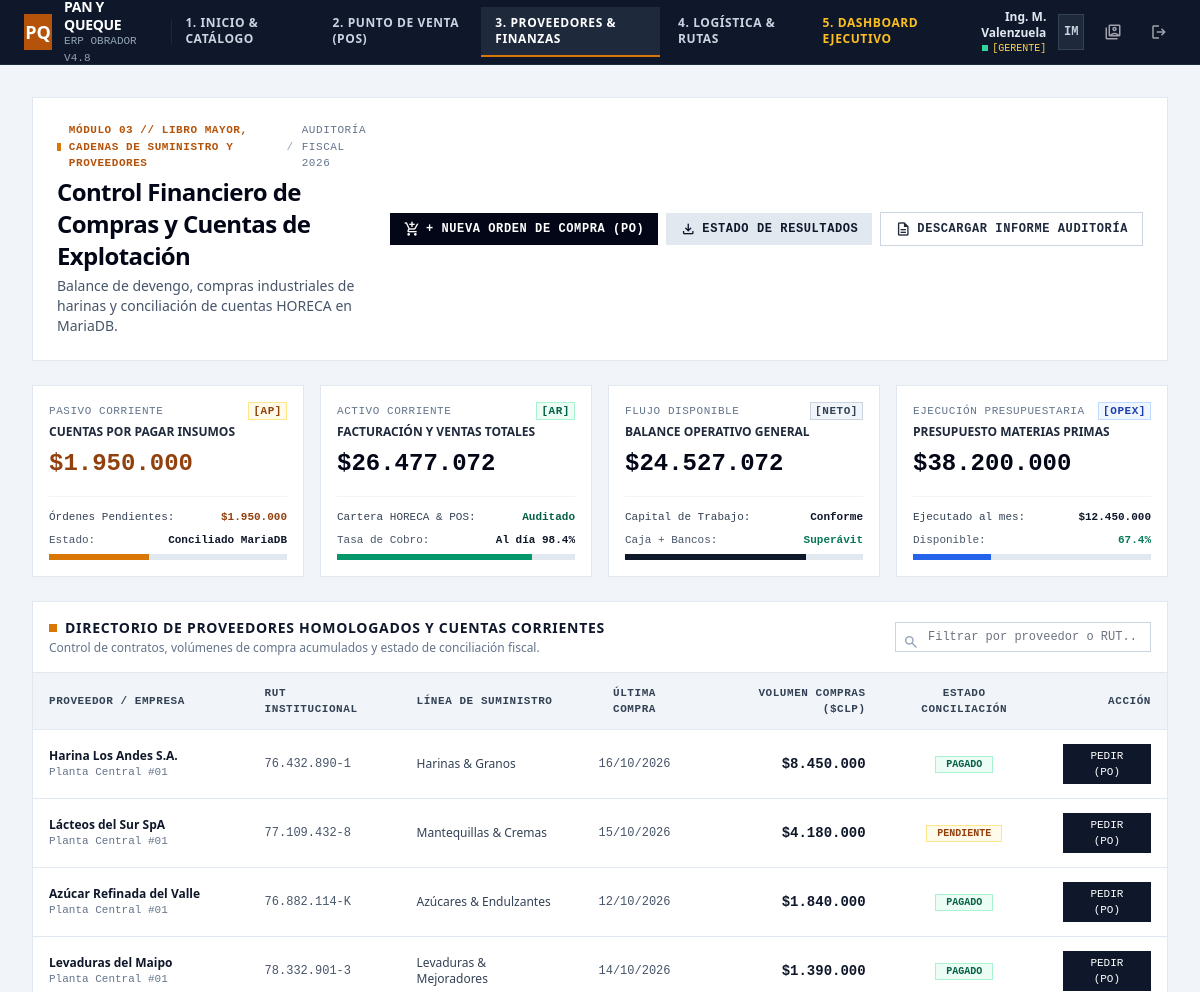
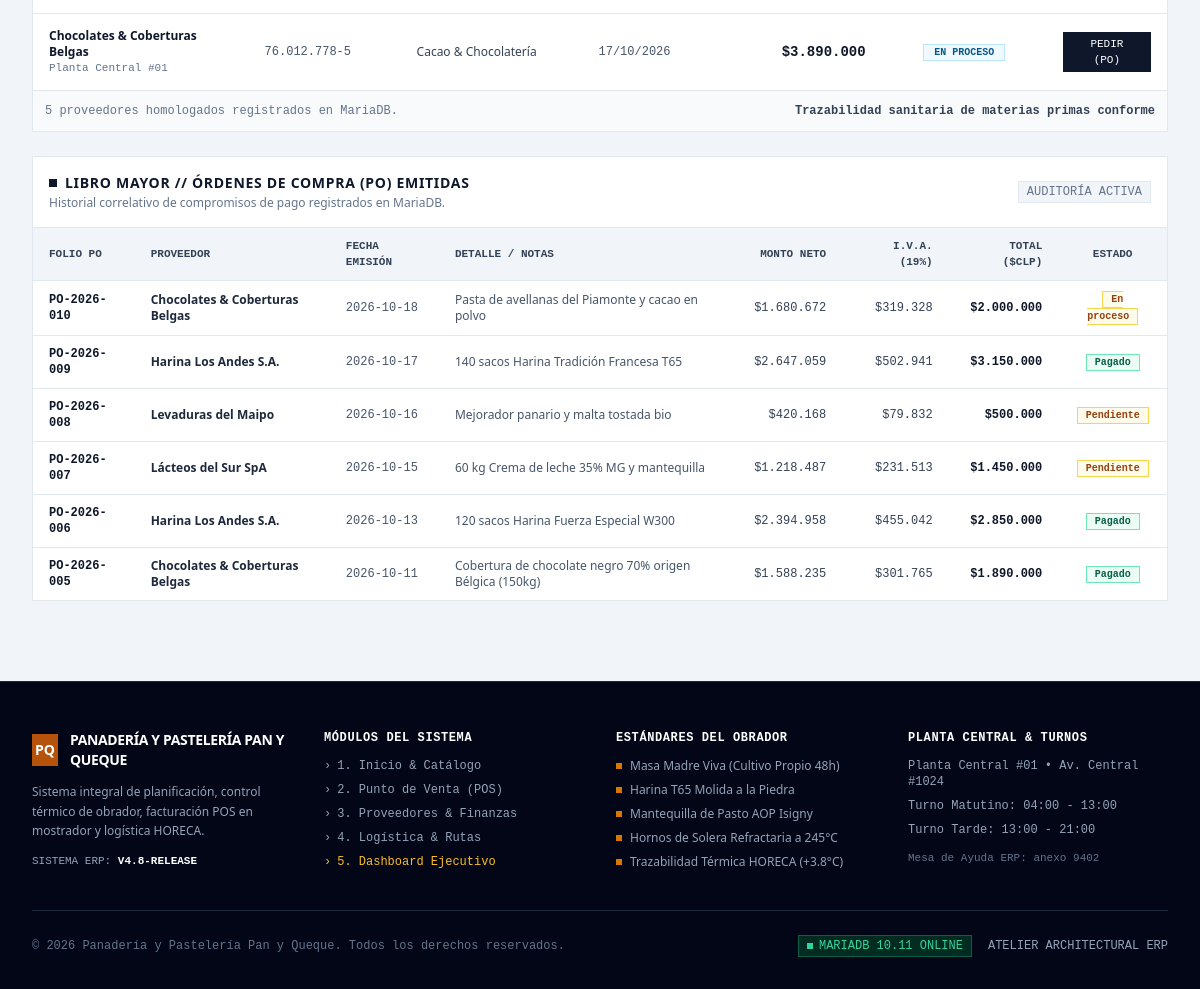
Page /suppliers.php (signed in) on the committed database (2 pictures, top to bottom).
### tables this page shows
CREATE TABLE `suppliers` (
  `id` int(11) NOT NULL AUTO_INCREMENT,
  `name` varchar(150) NOT NULL,
  `rut` varchar(20) NOT NULL,
  `contact_name` varchar(100) DEFAULT NULL,
  `phone` varchar(50) DEFAULT NULL,
  `email` varchar(100) DEFAULT NULL,
  `category` varchar(50) DEFAULT NULL,
  `purchase_amount` int(11) NOT NULL DEFAULT 0,
  `status` varchar(30) DEFAULT 'Al día',
  `last_purchase_date` date DEFAULT NULL,
  `created_at` timestamp NULL DEFAULT current_timestamp(),
  PRIMARY KEY (`id`),
  UNIQUE KEY `rut` (`rut`)
);

CREATE TABLE `purchase_orders` (
  `id` int(11) NOT NULL AUTO_INCREMENT,
  `supplier_id` int(11) NOT NULL,
  `folio` varchar(30) NOT NULL,
  `issue_date` date DEFAULT curdate(),
  `net_amount` int(11) NOT NULL DEFAULT 0,
  `tax` int(11) NOT NULL DEFAULT 0,
  `total_amount` int(11) NOT NULL DEFAULT 0,
  `status` varchar(30) DEFAULT 'Pendiente',
  `notes` text DEFAULT NULL,
  `created_at` timestamp NULL DEFAULT current_timestamp(),
  PRIMARY KEY (`id`),
  UNIQUE KEY `folio` (`folio`),
  KEY `fk_po_supplier` (`supplier_id`),
  CONSTRAINT `fk_po_supplier` FOREIGN KEY (`supplier_id`) REFERENCES `suppliers` (`id`)
);

### public/suppliers.php (the view, shortened to what the rows shown need)
<?php
require_once __DIR__ . '/../includes/config.php';
require_once __DIR__ . '/../includes/db.php';
require_once __DIR__ . '/../includes/SupplierService.php';
require_once __DIR__ . '/../includes/header.php';
$suppliers = SupplierService::getAllSuppliers();
$recentOrders = SupplierService::getRecentPurchaseOrders(6);
?>
<div class="p-4 sm:p-6 lg:p-8 max-w-[1536px] mx-auto space-y-6">
    <section class="bg-white border border-slate-200 p-5 sm:p-6 rounded-none flex flex-col lg:flex-row lg:items-center justify-between gap-4">
        <div>
            <h1 class="text-xl sm:text-2xl font-bold tracking-tight text-slate-950">
                Control Financiero de Compras y Cuentas de Explotación
            </h1>
        </div>
    </section>
    <div class="bg-white border border-slate-200 rounded-none shadow-none">
        <div class="p-4 border-b border-slate-200 flex flex-col sm:flex-row sm:items-center justify-between gap-3">
            <div>
                <h2 class="text-sm font-bold uppercase tracking-wider text-slate-900 flex items-center space-x-2">
                    <span class="w-2 h-2 bg-amber-600 rounded-none inline-block"></span>
                    <span>Directorio de Proveedores Homologados y Cuentas Corrientes</span>
                </h2>
            </div>
        </div>
        <div class="overflow-x-auto">
            <table class="w-full text-left text-xs border-collapse">
                <thead>
                    <tr class="bg-slate-100 border-b border-slate-200 text-slate-700 font-mono font-semibold uppercase tracking-wider text-[11px]">
                        <th class="py-3 px-4">Proveedor / Empresa</th>
                        <th class="py-3 px-4">RUT Institucional</th>
                        <th class="py-3 px-4">Línea de Suministro</th>
                        <th class="py-3 px-4 text-center">Última Compra</th>
                        <th class="py-3 px-4 text-right">Volumen Compras ($CLP)</th>
                        <th class="py-3 px-4 text-center">Estado Conciliación</th>
                        <th class="py-3 px-4 text-right">Acción</th>
                    </tr>
                </thead>
                <tbody class="divide-y divide-slate-200 text-slate-800">
                    <?php foreach ($suppliers as $s): ?>
                    <tr class="hover:bg-slate-50 supplier-row transition-none">
                        <td class="py-3.5 px-4 font-bold text-slate-900">
                            <?php echo htmlspecialchars($s['nombre']); ?>
                            <span class="block text-[11px] font-mono text-slate-500 font-normal">Planta Central #01</span>
                        </td>
                        <td class="py-3.5 px-4 font-mono text-slate-600">
                            <?php echo $s['rut']; ?>
                        </td>
                        <td class="py-3.5 px-4 text-slate-700">
                            <?php echo htmlspecialchars($s['rubro']); ?>
                        </td>
                        <td class="py-3.5 px-4 text-center font-mono text-slate-600">
                            <?php echo $s['ultima_compra']; ?>
                        </td>
                        <td class="py-3.5 px-4 text-right font-mono font-bold text-slate-900 text-sm tabular-nums">
                            <?php echo formatCurrency($s['monto']); ?>
                        </td>
                        <td class="py-3.5 px-4 text-center">
                            <span class="px-2.5 py-0.5 text-[10px] font-mono font-bold uppercase rounded-none border <?php echo $s['badge']; ?>">
                                <?php echo $s['estado']; ?>
                            </span>
                        </td>
                        <td class="py-3.5 px-4 text-right">
                            <button type="button" onclick="openOrderForSupplierId(<?php echo $s['id']; ?>, '<?php echo addslashes($s['nombre']); ?>')" class="bg-slate-900 hover:bg-slate-800 text-white px-3 py-1 text-[11px] font-mono font-medium uppercase rounded-none transition-none">
                                Pedir (PO)
                            </button>
                        </td>
                    </tr>
                    <?php endforeach; ?>
                </tbody>
            </table>
        </div>
    </div>
    <div class="bg-white border border-slate-200 rounded-none shadow-none">
        <div class="overflow-x-auto">
            <table class="w-full text-left text-xs border-collapse font-mono">
                <thead>
                    <tr class="bg-slate-100 border-b border-slate-200 text-slate-700 font-semibold uppercase text-[11px]">
                        <th class="py-2.5 px-4">Folio PO</th>
                        <th class="py-2.5 px-4">Proveedor</th>
                        <th class="py-2.5 px-4">Fecha Emisión</th>
                        <th class="py-2.5 px-4">Detalle / Notas</th>
                        <th class="py-2.5 px-4 text-right">Monto Neto</th>
                        <th class="py-2.5 px-4 text-right">I.V.A. (19%)</th>
                        <th class="py-2.5 px-4 text-right">Total ($CLP)</th>
                        <th class="py-2.5 px-4 text-center">Estado</th>
                    </tr>
                </thead>
                <tbody class="divide-y divide-slate-200">
                    <?php if (empty($recentOrders)): ?>
                    <tr>
                        <td colspan="8" class="py-4 text-center text-slate-400 italic">No hay órdenes de compra registradas.</td>
                    </tr>
                    <?php else: foreach ($recentOrders as $po): ?>
                    <tr class="hover:bg-slate-50">
                        <td class="py-2.5 px-4 font-bold text-slate-900"><?php echo htmlspecialchars($po['folio']); ?></td>
                        <td class="py-2.5 px-4 font-sans font-semibold text-slate-800"><?php echo htmlspecialchars($po['supplier_name']); ?></td>
                        <td class="py-2.5 px-4 text-slate-600"><?php echo htmlspecialchars($po['issue_date']); ?></td>
                        <td class="py-2.5 px-4 font-sans text-slate-600"><?php echo htmlspecialchars($po['notes'] ?? 'Sin observaciones'); ?></td>
                        <td class="py-2.5 px-4 text-right text-slate-700 tabular-nums"><?php echo formatCurrency((int)$po['net_amount']); ?></td>
                        <td class="py-2.5 px-4 text-right text-slate-700 tabular-nums"><?php echo formatCurrency((int)$po['tax']); ?></td>
                        <td class="py-2.5 px-4 text-right font-bold text-slate-900 tabular-nums"><?php echo formatCurrency((int)$po['total_amount']); ?></td>
                        <td class="py-2.5 px-4 text-center">
                            <span class="px-2 py-0.5 text-[10px] font-bold border <?php echo ($po['status'] === 'Pagado') ? 'bg-emerald-50 text-emerald-800 border-emerald-300' : 'bg-amber-50 text-amber-800 border-amber-300'; ?>">
                                <?php echo htmlspecialchars($po['status']); ?>
                            </span>
                        </td>
                    </tr>
                    <?php endforeach; endif; ?>
                </tbody>
            </table>
        </div>
    </div>
</div>
<?php require_once __DIR__ . '/../includes/footer.php'; ?>

### rows in the picture
suppliers: name "Harina Los Andes S.A.", rut "76.432.890-1", category "Harinas & Granos", ultima_compra "16/10/2026", purchase_amount "$8.450.000", estado "PAGADO"
suppliers: name "Lácteos del Sur SpA", rut "77.109.432-8", category "Mantequillas & Cremas", ultima_compra "15/10/2026", purchase_amount "$4.180.000", status "PENDIENTE"
suppliers: name "Azúcar Refinada del Valle", rut "76.882.114-K", category "Azúcares & Endulzantes", ultima_compra "12/10/2026", purchase_amount "$1.840.000", estado "PAGADO"
suppliers: name "Levaduras del Maipo", rut "78.332.901-3", category "Levaduras & Mejoradores", ultima_compra "14/10/2026", purchase_amount "$1.390.000", estado "PAGADO"
suppliers: name "Chocolates & Coberturas Belgas", rut "76.012.778-5", category "Cacao & Chocolatería", ultima_compra "17/10/2026", purchase_amount "$3.890.000", status "EN PROCESO"
purchase_orders: folio "PO-2026-010", supplier.name "Chocolates & Coberturas Belgas", issue_date "2026-10-18", notes "Pasta de avellanas del Piamonte y cacao en polvo", net_amount "$1.680.672", tax "$319.328", total_amount "$2.000.000", status "En proceso"
purchase_orders: folio "PO-2026-009", supplier.name "Harina Los Andes S.A.", issue_date "2026-10-17", notes "140 sacos Harina Tradición Francesa T65", net_amount "$2.647.059", tax "$502.941", total_amount "$3.150.000", status "Pagado"
purchase_orders: folio "PO-2026-008", supplier.name "Levaduras del Maipo", issue_date "2026-10-16", notes "Mejorador panario y malta tostada bio", net_amount "$420.168", tax "$79.832", total_amount "$500.000", status "Pendiente"
purchase_orders: folio "PO-2026-007", supplier.name "Lácteos del Sur SpA", issue_date "2026-10-15", notes "60 kg Crema de leche 35% MG y mantequilla", net_amount "$1.218.487", tax "$231.513", total_amount "$1.450.000", status "Pendiente"
purchase_orders: folio "PO-2026-006", supplier.name "Harina Los Andes S.A.", issue_date "2026-10-13", notes "120 sacos Harina Fuerza Especial W300", net_amount "$2.394.958", tax "$455.042", total_amount "$2.850.000", status "Pagado"
purchase_orders: folio "PO-2026-005", supplier.name "Chocolates & Coberturas Belgas", issue_date "2026-10-11", notes "Cobertura de chocolate negro 70% origen Bélgica (150kg)", net_amount "$1.588.235", tax "$301.765", total_amount "$1.890.000", status "Pagado"

### other values in the picture
$currentUser['full_name'] "Ing. M. Valenzuela"
$userRole "GERENTE"
$userInitials "IM"
formatCurrency($cuentasPorPagar) "$1.950.000"
formatCurrency($cuentasPorCobrar) "$26.477.072"
formatCurrency($balanceGeneral) "$24.527.072"
count($suppliers) "5"
APP_COMPANY "PANADERÍA Y PASTELERÍA PAN Y QUEQUE"
APP_YEAR "2026"
APP_COMPANY "Panadería y Pastelería Pan y Queque"
